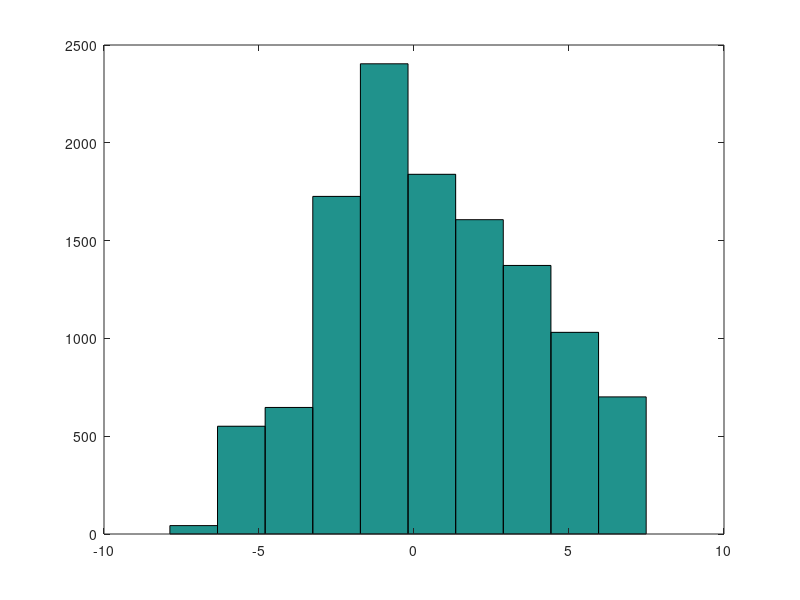

Write MATLAB code to recreate this figure.
% Author Manu
%Part C
x1=rand(2100,1);
y1=-3*x1-0.2;
x2=rand(400,1);
y2=2*x2+0.4;
x3=rand(100,1);
y3=-2.9*x3-0.9;
x4=rand(500,1);
y4=4*x4+0.3;
x5=rand(600,1);
y5=x5-0.7;
x6=rand(510,1);
y6=4.3*x6+0.6;
x7=rand(10,1);
y7=-4.3*x7+0.6;
x8=rand(70,1);
y8=2.8*x8+0.8;
x9=rand(190,1);
y9=-2.2*x9+0.9;
x10=rand(20,1);
y10=3.3*x10+0.1;
x11=rand(25,1);
y11=-3.3*x11+0.35;
x12=rand(58,1);
y12=-0.9*x12+0.35;
x13=rand(52,1);
y13=-3*x13+0.35;
x14=rand(52,1);
y14=2*x14+0.1;
x15=rand(2200,1);
y15=-6*x15-0.2;
x16=rand(1200,1);
y16=6*x16+0.4;
x17=rand(210,1);
y17=-7*x17-0.9;
x18=rand(2000,1);
y18=7*x18+0.3;
x19=rand(100,1);
y19=x5-0.7;
x20=rand(1025,1);
y20=6.9*x20+0.6;
 
z=[y1;y2;y3;y4;y5;y6;y7;y8;y9;y10;y11;y12;y13;y14;y15;y16;y17;y18;y19;y20];
hist(z)
